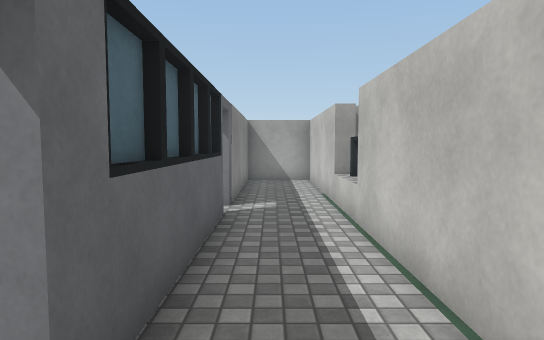
[1] (above)

17 first-person views from a walk through a 3-D level made in the Unity game engine. The camera is 1.4 m above the floor, tilts 4° down and sees 75° across. The floor is counted in squares, 1 m on a side. Each view is taken from the middle of a square. On the plan, view 1 faces up. The plan holds only what a view shows up to about 15 squares ahead; the rest is blank. The place goes on beyond the plan. Some animated figures are not drawn. Surface patterns are stand-ins for the level's own textures.

[2]
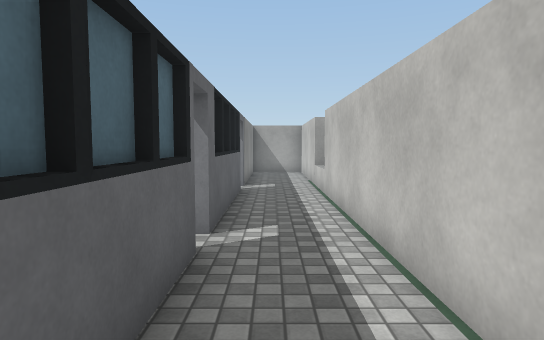

[3]
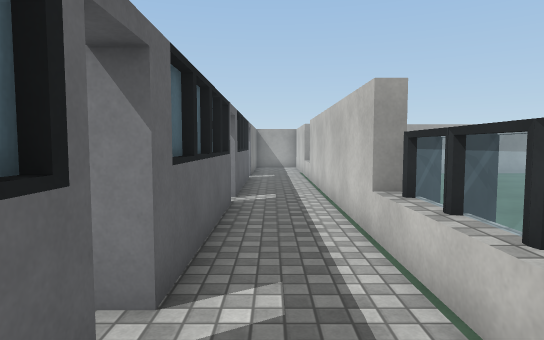

[4]
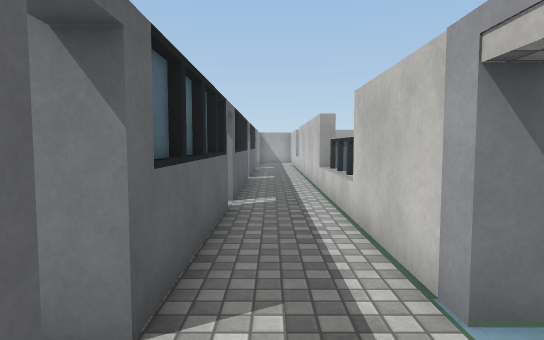

[5]
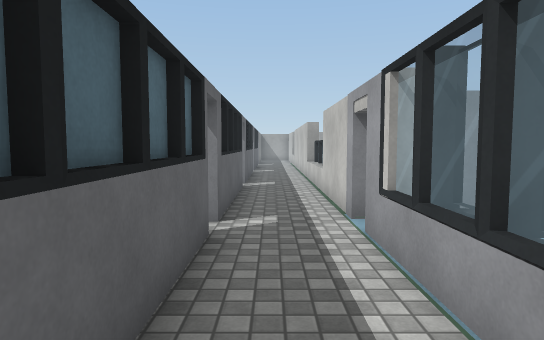

[6]
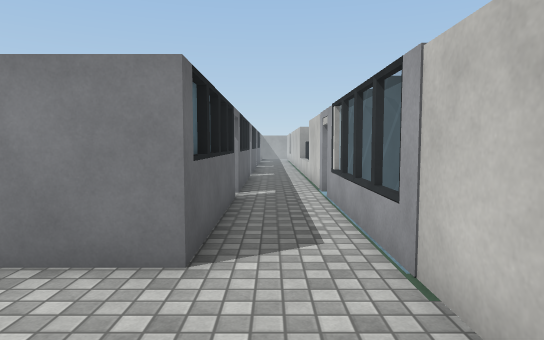

[7]
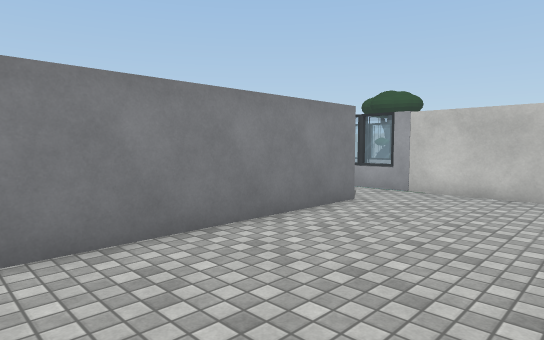

[8]
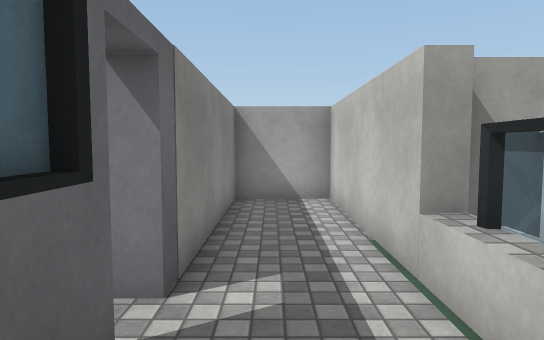

[9]
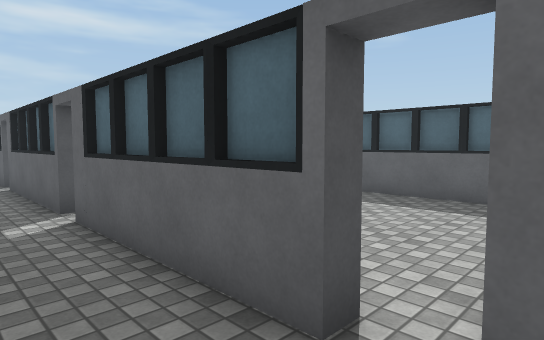

[10]
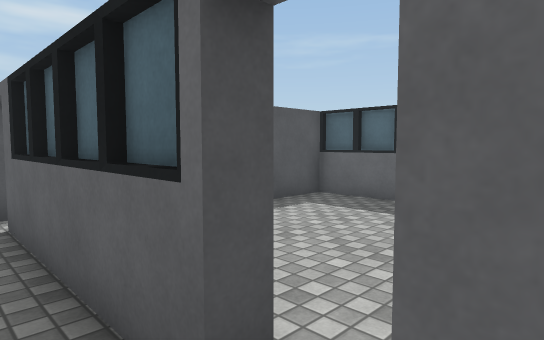

[11]
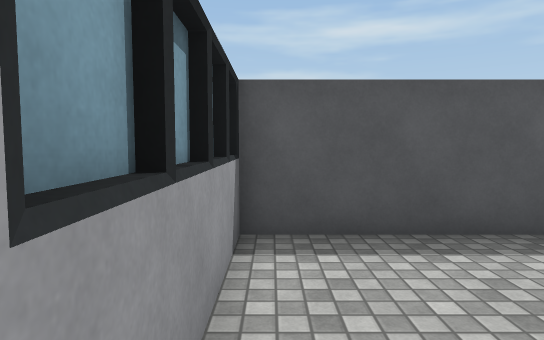

[12]
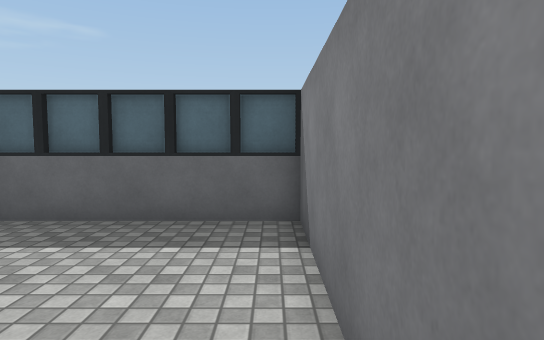

[13]
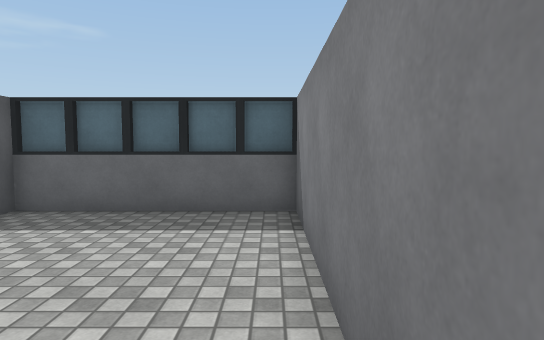

[14]
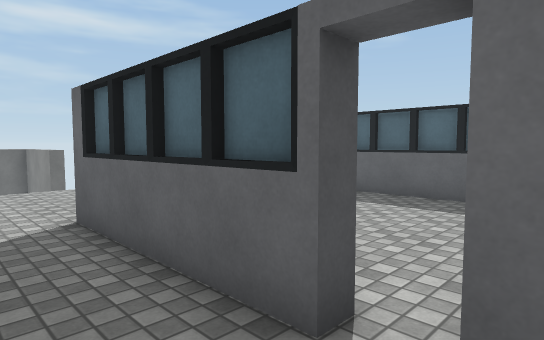

[15]
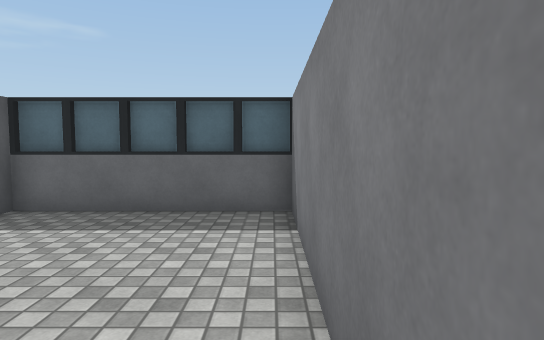

[16]
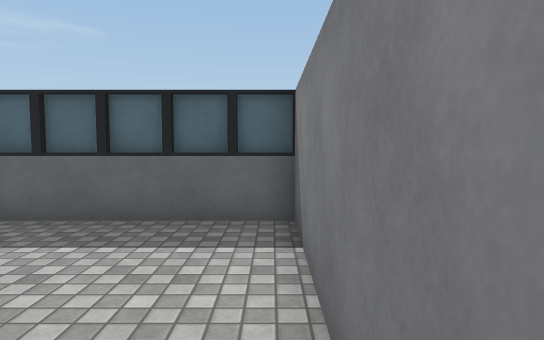

[17]
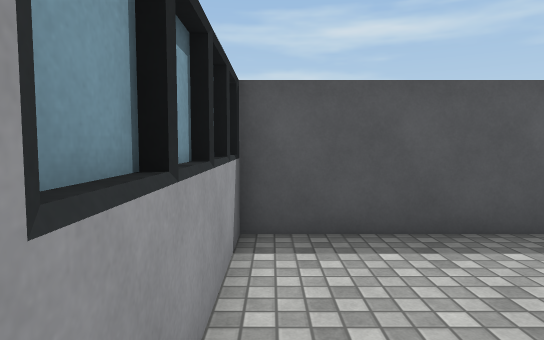

### Floor plan
Ten units are one square. View 1 is at (0, 0); x grows to the right and y downward. Boxes are objects, and circles mark ways between rooms. Rooms are numbered by the first view taken in them; rooms with no view inside come last. Other rooms are left out.
<svg viewBox="-92 -147 122 372">
<path fill="none" stroke="#000" d="M18 62 18 32M-10 61 -10 116M-12 70 -12 78M-12 96 -12 105M15 109 15 -142 -10 -142 -10 -82M-15 8 -10 8M-12 -2 -12 20 -12 45M-10 125 -10 180M-15 125 -12 125 -12 139M-15 -5 -10 -5 -10 51M-12 138 -12 162 -12 175M-15 138 -13 138M-12 -34 -12 -25M-12 -45 -12 -39M18 -72 18 -81M-10 -72 -10 -15M15 194 15 185M-10 180 -85 180M15 218 15 194M-13 9 -13 -1M-13 20 -13 15M-87 21 -87 32M-87 -2 -87 20M-85 -15 -85 45M-87 34 -87 45 -9 45M-10 -15 -87 -15 -87 -4M-15 45 -15 -5M-87 140 -87 151M-13 138 -13 130M-64 175 -10 175M-13 151 -13 145M-87 152 -87 162M-85 116 -85 176M-87 164 -87 175 -81 175M-10 116 -87 116 -87 139M-15 176 -15 125"/>
<rect x="15" y="135" width="10" height="50" fill="#bbb"><title>other object</title></rect>
<rect x="15" y="125" width="10" height="10" fill="#bbb"><title>other object</title></rect>
<rect x="15" y="115" width="10" height="10" fill="#bbb"><title>other object</title></rect>
<circle cx="5" cy="185" r="3" fill="#2a7"/>
<circle cx="-10" cy="-10" r="3" fill="#2a7"/>
<circle cx="-10" cy="120" r="3" fill="#2a7"/>
<text x="10" y="60">1</text>
<text x="-40" y="210">2</text>
<text x="-50" y="10">3</text>
<text x="-50" y="140">4</text>
</svg>
Room 1 opens to room 2. Room 1 opens to room 3. Room 1 opens to room 4.

Where each view was taken, in squares from view 1:
view 1: 0 up, 0 right, facing up
view 2: 4 down, 0 right, facing up
view 3: 8 down, 0 right, facing up
view 4: 14 down, 0 right, facing up
view 5: 18 down, 0 right, facing up
view 6: 22 down, 0 right, facing up
view 7: 23 down, 9 left, facing up-right
view 8: 5 up, 0 right, facing up
view 9: 2 up, 1 right, facing down-left
view 10: 2 up, 0 right, facing down-left
view 11: 1 up, 2 left, facing down
view 12: 1 up, 2 left, facing left
view 13: 1 up, 1 left, facing left
view 14: 11 down, 1 right, facing down-left
view 15: 12 down, 1 left, facing left
view 16: 12 down, 2 left, facing left
view 17: 12 down, 2 left, facing down
